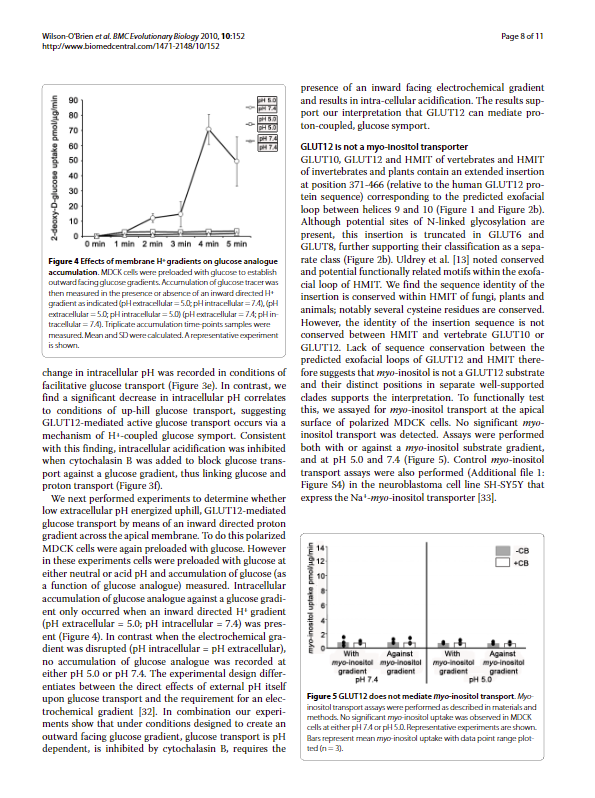
#> input picture images/paper5.png, 595 x 798 px, found by its file name
$ jupyter execute Line_gap_mode.ipynb
#> lines starting #> are read from the running program, lines starting #| are printed output that depends on the picture; after the words box and inside, x2 and y2 are one past the last pixel; in counts of white or black regions, pixels touching at a corner belong together
<a href="https://colab.research.google.com/github/sushprova/Figure-Extraction/blob/main/Line_gap_mode.ipynb" target="_parent"></a>

[cell 1]
import cv2
import numpy as np
import matplotlib.pyplot as plt
from skimage.feature import local_binary_pattern
from scipy import stats

[cell 2]
img = cv2.imread('paper5.png')
#> img is the input picture: shape (798, 595, 3); mean B, G, R 235.3, 235, 235.9
imgray = cv2.cvtColor(img, cv2.COLOR_BGR2GRAY)

ret, thresh = cv2.threshold(imgray, 170, 255, cv2.THRESH_BINARY)
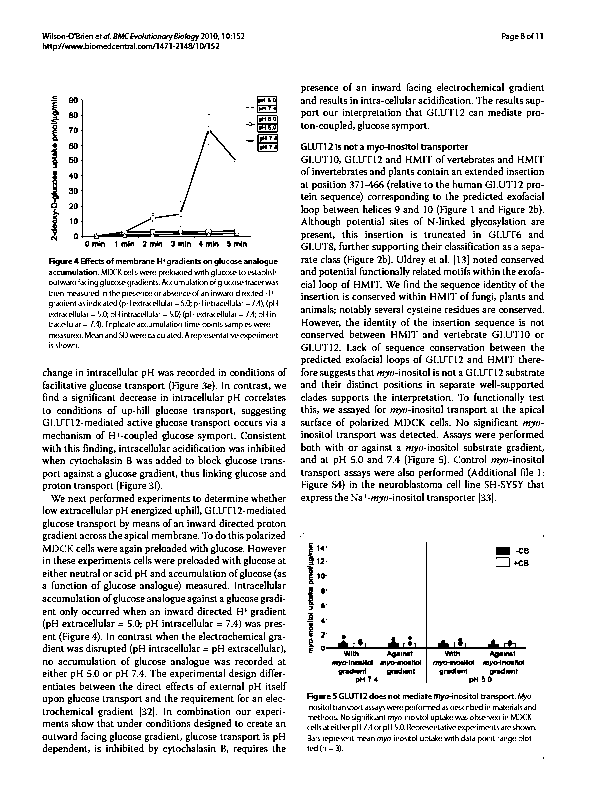
#> thresh: shape (798, 595); 89.2% white; black in thin lines or dots, all inside (x1, y1, x2, y2) = (42, 33, 544, 759)
plt.imshow(thresh, cmap='gray')
plt.show()

array = np.array(thresh)
array.shape

row_sums = np.sum(array, axis=1)
#> row_sums = 798 values, max 151725 at index 0, min 67065 at index 647, mean 135388.4


indices = np.arange(len(row_sums))
#> indices = 798 values from 0 to 797

plt.bar(indices, row_sums, edgecolor='blue')

plt.title('Histogram of Rows(with margin)')
plt.xlabel('row count')
plt.ylabel('total pixel value')

plt.show()

[cell 3]
########       Trim the top and bottom white margin     ############

def trim_white_margins(pixel_array):
    row_sums = np.sum(pixel_array, axis=1)
    num_columns = pixel_array.shape[1]
    white_row_sum = 255 * num_columns

    # Find the first non-white row from the top
    start_index = 0
    while start_index < len(row_sums) and row_sums[start_index] == white_row_sum:
        start_index += 1

    # Find the first non-white row from the bottom
    end_index = len(row_sums) - 1
    while end_index >= 0 and row_sums[end_index] == white_row_sum:
        end_index -= 1

    # Trim the pixel array
    row_trimmed_array = pixel_array[start_index:end_index+1, :]

    return row_trimmed_array,start_index


######### Crop out the left and right margin ###########
def trim_white_margins_lr(pixel_array):
    col_sums = np.sum(pixel_array, axis=0)
    num_rows = pixel_array.shape[0]
    white_col_sum = 255 * num_rows

    # Find the first non-white column from the left
    start_index = 0
    while start_index < len(col_sums) and col_sums[start_index] == white_col_sum:
        start_index += 1

    # Find the first non-white column from the right
    end_index = len(col_sums) - 1
    while end_index >= 0 and col_sums[end_index] == white_col_sum:
        end_index -= 1

    # Trim the pixel array
    col_trimmed_array = pixel_array[:, start_index:end_index+1]

    return col_trimmed_array,start_index

row_trimmed_array,top_margin = trim_white_margins(array)
#> the loop in trim_white_margins, `while start_index < len(row_sums) and row_sums[start_index] == white_r..` made 33 passes
#> after the loop in trim_white_margins, `while start_index < len(row_sums) and row_sums[start_index] == white_r..`: start_index = 33
#> in trim_white_margins, `end_index = len(row_sums) - 1`: end_index = 797
#> the loop in trim_white_margins, `while end_index >= 0 and row_sums[end_index] == white_row_sum:` made 39 passes
#> end_index on passes 1 to 8: 796, 795, 794, 793, 792, 791, 790, 789
#> after the loop in trim_white_margins, `while end_index >= 0 and row_sums[end_index] == white_row_sum:`: end_index = 758
#> in trim_white_margins, `row_trimmed_array = pixel_array[start_index:end_index+1, :]`:
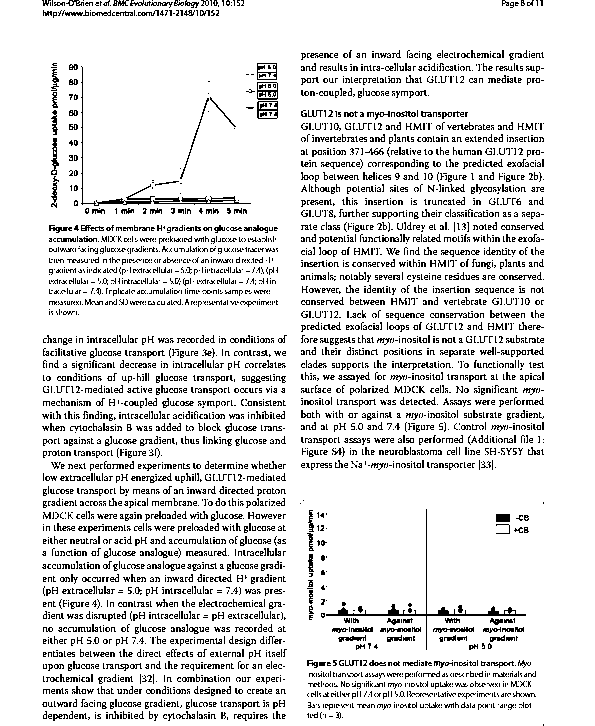
#> row_trimmed_array: shape (726, 595); 88.2% white; black in thin lines or dots, all inside (x1, y1, x2, y2) = (42, 0, 544, 726)
#> top_margin = 33
marginless_array,left_margin = trim_white_margins_lr(row_trimmed_array)
#> in trim_white_margins_lr, `col_sums = np.sum(pixel_array, axis=0)`: col_sums = 595 values, max 185130 at index 0, min 122910 at index 82, mean 163219.7
#> the loop in trim_white_margins_lr, `while start_index < len(col_sums) and col_sums[start_index] == white_c..` made 42 passes
#> after the loop in trim_white_margins_lr, `while start_index < len(col_sums) and col_sums[start_index] == white_c..`: start_index = 42
#> in trim_white_margins_lr, `end_index = len(col_sums) - 1`: end_index = 594
#> the loop in trim_white_margins_lr, `while end_index >= 0 and col_sums[end_index] == white_col_sum:` made 51 passes
#> end_index on passes 1 to 8: 593, 592, 591, 590, 589, 588, 587, 586
#> after the loop in trim_white_margins_lr, `while end_index >= 0 and col_sums[end_index] == white_col_sum:`: end_index = 543
#> in trim_white_margins_lr, `col_trimmed_array = pixel_array[:, start_index:end_index+1]`:
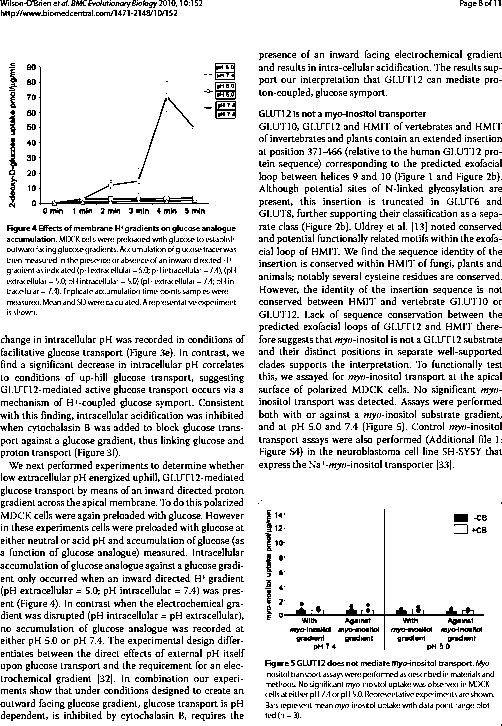
#> col_trimmed_array: shape (726, 502); 86% white; black in thin lines or dots
#> left_margin = 42

print("Marginless Array:")
print(marginless_array)
#> (printed output is left out)
print(marginless_array.shape)
#| (726, 502)

#Top Margin
# top_margin = array.shape[0] - marginless_array.shape[0]
print(top_margin)
#| 33
print(left_margin)
#| 42

[cell 4]
row_sums = np.sum(marginless_array, axis=1)
#> row_sums = 726 values, max 128010 at index 8, min 43350 at index 614, mean 110053.2
indices = np.arange(len(row_sums))
#> indices = 726 values from 0 to 725

plt.bar(indices, row_sums, edgecolor='blue')

plt.title('Histogram of Rows(without margin)')
plt.xlabel('row count')
plt.ylabel('luma value')

plt.show()
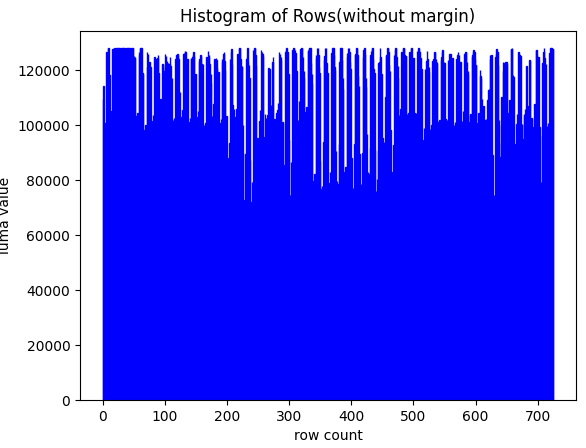
#> figure drawn by matplotlib, 1 panel

[cell 5]
def col_sum(array):
    return np.sum(array, axis=0), 255 * array.shape[0]

def identify_col_gaps(col_sum, white_col_sum):
    gap_indices = []
    in_gap = False
    current_gap_start = None

    for col_index, value in enumerate(col_sum):
        if value == white_col_sum:
            if not in_gap:
                # Start a new gap
                in_gap = True
                current_gap_start = col_index
        else:
            if in_gap:
                # End the current gap
                in_gap = False
                gap_indices.append((current_gap_start, col_index - 1))
                current_gap_start = None

    # Handle the case where the gap goes till the end of the array
    if in_gap:
        gap_indices.append((current_gap_start, len(col_sum) - 1))

    return gap_indices


def divide_image(image, gap_indices):
    parts = []
    start = 0
    for gap_start, gap_end in gap_indices:
        parts.append((start, gap_start))
        start = gap_end
    parts.append((start, image.shape[1]))
    return parts

    if len(parts) == 0:
      parts.append((0, image.shape[1]))


col_sum, white_col_sum = col_sum(marginless_array)
#> col_sum = 502 values, max 185130 at index 245, min 122910 at index 40, mean 159160.6; white_col_sum = 185130
gap_indices = identify_col_gaps(col_sum, white_col_sum)
#> the loop in identify_col_gaps, `for col_index, value in enumerate(col_sum):` made 502 passes
#> (in_gap, current_gap_start) on pass 246: (True, 245)
#> after the loop in identify_col_gaps, `for col_index, value in enumerate(col_sum):`: gap_indices = [(245, 257)]; in_gap = False
#> gap_indices = [(245, 257)]
print(gap_indices)
#| [(245, 257)]


all_cols = divide_image(marginless_array, gap_indices)
#> the loop in divide_image, `for gap_start, gap_end in gap_indices:` made 1 pass
#> (gap_start, gap_end, start) on pass 1: (245, 257, 257)
#> after the loop in divide_image, `for gap_start, gap_end in gap_indices:`: parts = [(0, 245)]
#> all_cols = [(0, 245), (257, 502)]
print(all_cols)
#| [(0, 245), (257, 502)]

[cell 6]
marginless_arrays_processed =[]
for col in all_cols:
  sliced_array = marginless_array[:, col[0]:col[1]]
  # print(sliced_array.shape)
  marginless_arrays_processed.append(sliced_array)
#> this loop made 2 passes
#> pass 1, `sliced_array = marginless_array[:, col[0]:col[1]]`:
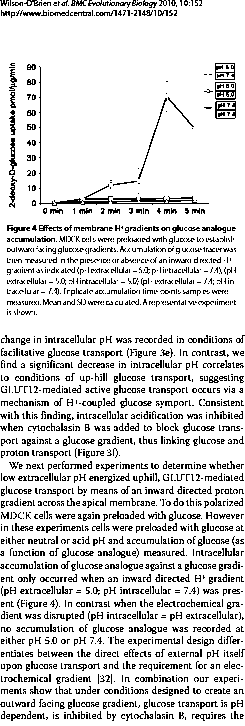
#> sliced_array: shape (726, 245); 85.2% white; black in thin lines or dots
#> after the loop, marginless_arrays_processed = 2 items

for marginless_array_processed in marginless_arrays_processed:

  def convert_non_255_to_zero(marginless_array_processed):
    marginless_array_row_sums = np.sum(marginless_array_processed, axis=1)
    new_arr = np.where(marginless_array_row_sums != 255*marginless_array_processed.shape[1], 0, marginless_array_row_sums)
    return new_arr

  # Convert non-255 values to 0 and store in another array
  marginless_array_improved_row_sum = convert_non_255_to_zero(marginless_array_processed)


  def calculate_row_sums(image, threshold=255):
      num_rows, num_columns = image.shape
      white_row_sum = threshold * num_columns
      row_sums = np.sum(image, axis=1)
      return row_sums, white_row_sum

  def identify_line_gaps(row_sums, white_row_sum):
      white_space_lengths = []
      current_length = 0

      for value in row_sums:
          if value == white_row_sum:
              current_length += 1
          else:
              if current_length > 0:
                  white_space_lengths.append(current_length)
                  current_length = 0

      if current_length > 0:
          white_space_lengths.append(current_length)

      if white_space_lengths:
        mode_result = stats.mode(white_space_lengths)
          # Check if the mode result contains any mode value
        if mode_result.mode.size > 0:
            average_line_gap = mode_result.mode
        #  average_line_gap = stats.mode(white_space_lengths).mode[0]#mode
      else:
          average_line_gap = 0

      return average_line_gap, white_space_lengths, white_space_lengths #mode

  def find_significant_gaps(row_sums, white_row_sum, average_line_gap, gap_multiplier=3.2):#mode
      significant_gaps = []
      current_length = 0
      significant_threshold = average_line_gap * gap_multiplier #mode
      print(significant_threshold)

      for i, value in enumerate(row_sums):
          if value == white_row_sum:
              current_length += 1
          else:
              if current_length >= significant_threshold:
                  significant_gaps.append((i - current_length, i))
              current_length = 0

      if current_length > significant_threshold:
          significant_gaps.append((len(row_sums) - current_length, len(row_sums)))

      return significant_gaps
      #print(significant_gaps)

  def divide_image(image, significant_gaps):
      start = 0
      for gap_start, gap_end in significant_gaps:
          parts.append((start, gap_start))
          start = gap_end
      parts.append((start, image.shape[0]))
      return parts
  row_sums, white_row_sum = calculate_row_sums(marginless_array_processed)
  average_line_gap, white_space_lengths, white_pixel_row_array = identify_line_gaps(row_sums, white_row_sum)
  significant_gaps = find_significant_gaps(row_sums, white_row_sum, average_line_gap) #mode

  parts = []
  print("Average Line Gap Height:", average_line_gap) #mode

  print("Significant Gaps (row indices):", significant_gaps)
  #print("Line gap mode count", mode_count)


  parts = divide_image(marginless_array_processed, significant_gaps)
  print(parts)


# [17 lines of commented-out code are left out]
  def analyze_texture(image_part, P=8, R=1):
      lbp = local_binary_pattern(image_part, P, R, method='uniform')
      return lbp

  # Function to determine if the texture is significant
  def has_significant_texture(lbp, threshold=0.75):
      P = 8
      (hist, _) = np.histogram(lbp.ravel(), bins=np.arange(0, P + 3), range=(0, P + 2))
      hist = hist.astype("float")
      hist /= (hist.sum() + 1e-7)  # Normalize the histogram


      # [6 lines of commented-out code are left out]

      return hist.max() > threshold

# [11 lines of commented-out code are left out]

  for start, end in parts:
      part = marginless_array_processed[start:end, 0:marginless_array_processed.shape[1]]
      lbp = analyze_texture(part)
      if has_significant_texture(lbp):
          # print(f"Part from rows {start} to {end} likely contains figures.")
          print(f"Part from rows {start+top_margin} to {end+top_margin} likely contains figures.")

          # [4 lines of commented-out code are left out]

          part = img[start+top_margin:end+ top_margin, 0+left_margin:marginless_array_processed.shape[1]+left_margin]
          plt.figure()
          plt.imshow(part, cmap='gray')
          plt.title(f'Part: Rows {start+top_margin} to {end+top_margin}')
          plt.show()
#> this loop made 2 passes
#> (num_rows in calculate_row_sums, num_columns in calculate_row_sums, white_row_sum, mode_result in identify_line_gaps, average_line_gap, significant_threshold in find_significant_gaps) on passes 1 to 2: (726, 245, 62475, (3, 20), 3, 9.6), (726, 245, 62475, (3, 18), 3, 9.6)
#> (printed output is left out)
#> pass 1, in analyze_texture (call 3), `lbp = local_binary_pattern(image_part, P, R, method='uniform')`:
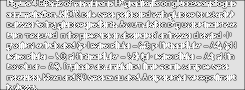
#> lbp: shape (90, 245) float64; min 0, max 9, mean 7.19; drawn with min black and max white
#> pass 1, in analyze_texture (call 4), `lbp = local_binary_pattern(image_part, P, R, method='uniform')`:
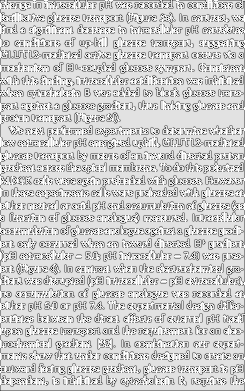
#> lbp: shape (391, 245) float64; min 0, max 9, mean 7.18; drawn with min black and max white
#> after the loop:
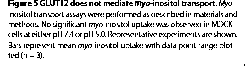
#> part: shape (66, 245); 85.1% white; black in thin lines or dots

[cell 7]
# Function to analyze texture using Local Binary Patterns (LBP)
def analyze_texture(image_part, P=8, R=1):
    lbp = local_binary_pattern(image_part, P, R, method='uniform')
    return lbp

# Function to determine if the texture is significant
def has_significant_texture(lbp, threshold=0.75):
    P = 8
    (hist, _) = np.histogram(lbp.ravel(), bins=np.arange(0, P + 3), range=(0, P + 2))
    hist = hist.astype("float")
    hist /= (hist.sum() + 1e-7)  # Normalize the histogram


    plt.figure(figsize=(10, 5))
    plt.bar(np.arange(0, P + 2), hist, width=0.7, color='blue', alpha=0.7)
    plt.title("LBP Histogram")
    plt.xlabel("LBP Value")
    plt.ylabel("Normalized Frequency")
    plt.show()

    return hist.max() > threshold

# [11 lines of commented-out code are left out]


for start, end in parts:
    part = marginless_array_processed[start:end, 0:marginless_array_processed.shape[1]]
    lbp = analyze_texture(part)
    if has_significant_texture(lbp):
        # print(f"Part from rows {start} to {end} likely contains figures.")
        print(f"Part from rows {start+top_margin} to {end+top_margin} likely contains figures.")

        # [4 lines of commented-out code are left out]

        part = img[start+top_margin:end+ top_margin, 0:array.shape[1]]
        plt.figure()
        plt.imshow(part, cmap='gray')
        plt.title(f'Part: Rows {start+top_margin} to {end+top_margin}')
        plt.show()
#> this loop made 5 passes
#> (start, end) on passes 1 to 5: (0, 8), (50, 98), (110, 470), (500, 650), (660, 726)
#> (printed output is left out)
#> pass 1, in has_significant_texture, `plt.show()`:
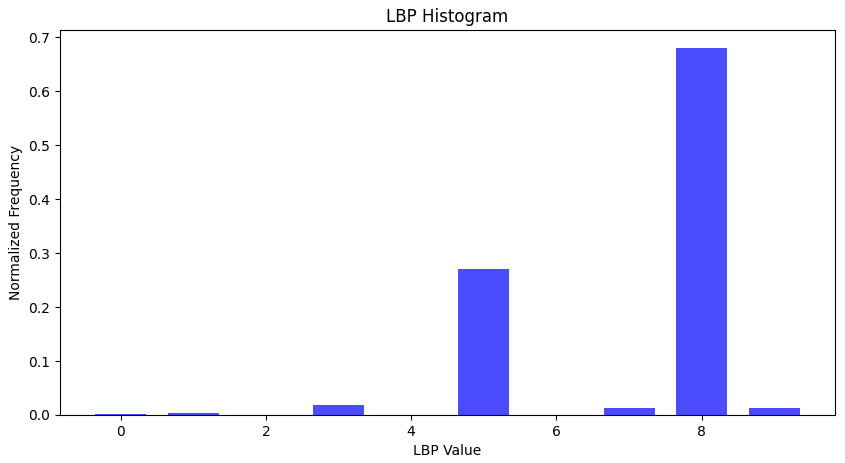
#> figure drawn by matplotlib, 1 panel; tallest bar 0.68 high, from x = 7.65 to 8.35
#> pass 3, in analyze_texture (call 3), `lbp = local_binary_pattern(image_part, P, R, method='uniform')`:
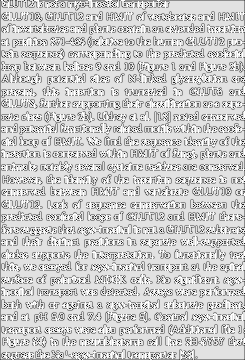
#> lbp: shape (360, 245) float64; min 0, max 9, mean 7.16; drawn with min black and max white
